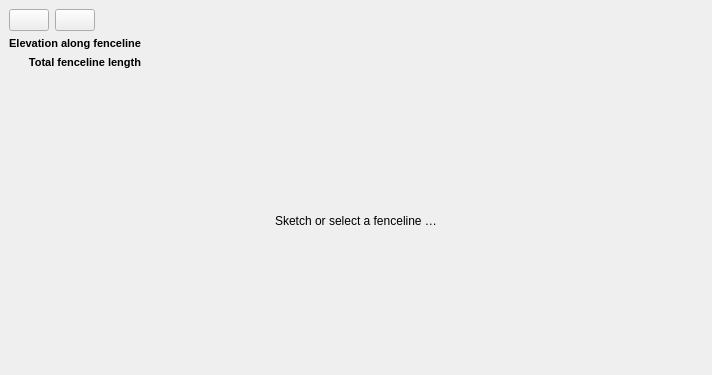
<?xml version="1.0" encoding="UTF-8"?>
<ui version="4.0">
 <class>InfrastructureProfileDockWidgetBase</class>
 <widget class="QDockWidget" name="InfrastructureProfileDockWidgetBase">
  <property name="geometry">
   <rect>
    <x>0</x>
    <y>0</y>
    <width>712</width>
    <height>375</height>
   </rect>
  </property>
  <property name="sizePolicy">
   <sizepolicy hsizetype="MinimumExpanding" vsizetype="MinimumExpanding">
    <horstretch>0</horstretch>
    <verstretch>0</verstretch>
   </sizepolicy>
  </property>
  <property name="windowTitle">
   <string>MLA Paddock Power | Plan Fences and Pipelines</string>
  </property>
  <widget class="QWidget" name="dockWidgetContents">
   <property name="sizePolicy">
    <sizepolicy hsizetype="MinimumExpanding" vsizetype="MinimumExpanding">
     <horstretch>0</horstretch>
     <verstretch>0</verstretch>
    </sizepolicy>
   </property>
   <property name="styleSheet">
    <string notr="true"/>
   </property>
   <layout class="QVBoxLayout" name="verticalLayout">
    <item>
     <layout class="QGridLayout" name="gridLayout">
      <property name="sizeConstraint">
       <enum>QLayout::SetDefaultConstraint</enum>
      </property>
      <item row="1" column="1">
       <widget class="QPushButton" name="selectFencelineButton">
        <property name="toolTip">
         <string>Select an existing fenceline …</string>
        </property>
        <property name="text">
         <string/>
        </property>
        <property name="icon">
         <iconset>
          <normaloff>../../../images/new-split-paddock.png</normaloff>../../../images/new-split-paddock.png</iconset>
        </property>
       </widget>
      </item>
      <item row="1" column="0">
       <widget class="QPushButton" name="sketchFencelineButton">
        <property name="toolTip">
         <string>Sketch a fenceline …</string>
        </property>
        <property name="text">
         <string/>
        </property>
        <property name="icon">
         <iconset>
          <normaloff>../../../images/new-split-paddock.png</normaloff>../../../images/new-split-paddock.png</iconset>
        </property>
       </widget>
      </item>
      <item row="2" column="3">
       <widget class="QLabel" name="elevationStats">
        <property name="sizePolicy">
         <sizepolicy hsizetype="Preferred" vsizetype="Minimum">
          <horstretch>0</horstretch>
          <verstretch>0</verstretch>
         </sizepolicy>
        </property>
        <property name="font">
         <font>
          <pointsize>8</pointsize>
         </font>
        </property>
        <property name="text">
         <string/>
        </property>
       </widget>
      </item>
      <item row="3" column="3">
       <widget class="QLabel" name="fencelineLength">
        <property name="sizePolicy">
         <sizepolicy hsizetype="MinimumExpanding" vsizetype="Minimum">
          <horstretch>0</horstretch>
          <verstretch>0</verstretch>
         </sizepolicy>
        </property>
        <property name="font">
         <font>
          <pointsize>8</pointsize>
         </font>
        </property>
        <property name="text">
         <string/>
        </property>
       </widget>
      </item>
      <item row="3" column="0" colspan="3">
       <widget class="QLabel" name="fencelineLengthLabel">
        <property name="sizePolicy">
         <sizepolicy hsizetype="Minimum" vsizetype="Minimum">
          <horstretch>0</horstretch>
          <verstretch>0</verstretch>
         </sizepolicy>
        </property>
        <property name="font">
         <font>
          <pointsize>8</pointsize>
          <weight>75</weight>
          <bold>true</bold>
         </font>
        </property>
        <property name="text">
         <string>Total fenceline length</string>
        </property>
        <property name="alignment">
         <set>Qt::AlignRight|Qt::AlignTrailing|Qt::AlignVCenter</set>
        </property>
       </widget>
      </item>
      <item row="2" column="0" colspan="3">
       <widget class="QLabel" name="elevationLabel">
        <property name="sizePolicy">
         <sizepolicy hsizetype="Minimum" vsizetype="Minimum">
          <horstretch>0</horstretch>
          <verstretch>0</verstretch>
         </sizepolicy>
        </property>
        <property name="font">
         <font>
          <pointsize>8</pointsize>
          <weight>75</weight>
          <bold>true</bold>
         </font>
        </property>
        <property name="text">
         <string notr="true">Elevation along fenceline</string>
        </property>
        <property name="alignment">
         <set>Qt::AlignRight|Qt::AlignTrailing|Qt::AlignVCenter</set>
        </property>
       </widget>
      </item>
      <item row="4" column="0" colspan="4">
       <widget class="QLabel" name="placeholderLabel">
        <property name="sizePolicy">
         <sizepolicy hsizetype="MinimumExpanding" vsizetype="MinimumExpanding">
          <horstretch>0</horstretch>
          <verstretch>0</verstretch>
         </sizepolicy>
        </property>
        <property name="text">
         <string>Sketch or select a fenceline …</string>
        </property>
        <property name="alignment">
         <set>Qt::AlignCenter</set>
        </property>
       </widget>
      </item>
      <item row="1" column="2">
       <widget class="QLabel" name="blankLabel">
        <property name="text">
         <string/>
        </property>
       </widget>
      </item>
     </layout>
    </item>
   </layout>
  </widget>
 </widget>
 <resources/>
 <connections/>
</ui>
